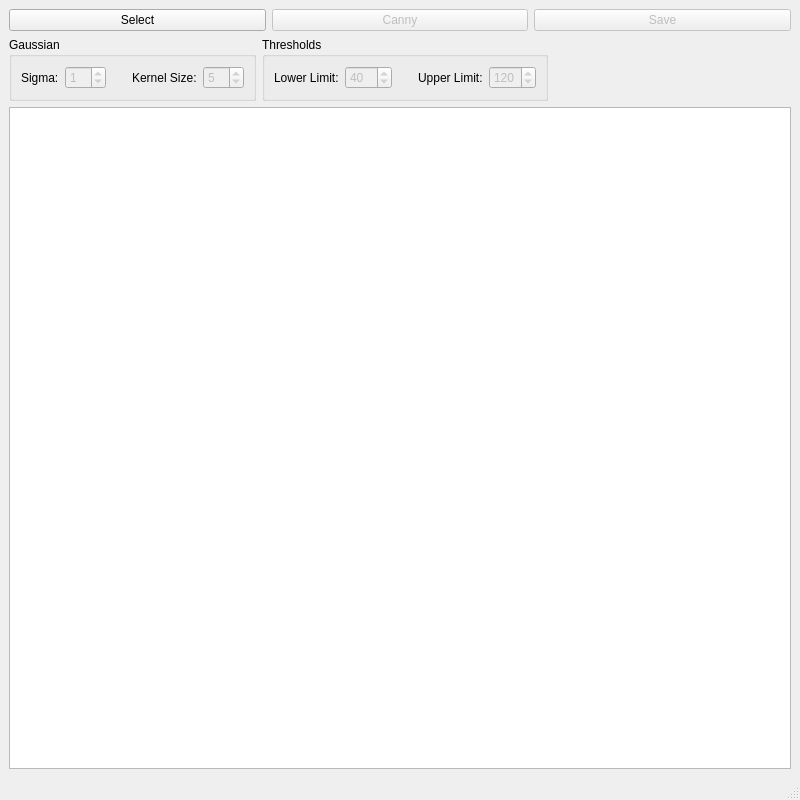
<?xml version="1.0" encoding="UTF-8"?>
<ui version="4.0">
 <class>MainWindow</class>
 <widget class="QMainWindow" name="MainWindow">
  <property name="geometry">
   <rect>
    <x>0</x>
    <y>0</y>
    <width>800</width>
    <height>800</height>
   </rect>
  </property>
  <property name="windowTitle">
   <string>MainWindow</string>
  </property>
  <widget class="QWidget" name="centralwidget">
   <layout class="QVBoxLayout" name="verticalLayout">
    <item>
     <layout class="QHBoxLayout" name="horizontalLayout">
      <item>
       <widget class="QPushButton" name="pushButtonSelect">
        <property name="text">
         <string>Select</string>
        </property>
       </widget>
      </item>
      <item>
       <widget class="QPushButton" name="pushButtonCanny">
        <property name="enabled">
         <bool>false</bool>
        </property>
        <property name="text">
         <string>Canny</string>
        </property>
       </widget>
      </item>
      <item>
       <widget class="QPushButton" name="pushButtonSave">
        <property name="enabled">
         <bool>false</bool>
        </property>
        <property name="text">
         <string>Save</string>
        </property>
       </widget>
      </item>
     </layout>
    </item>
    <item>
     <layout class="QHBoxLayout" name="horizontalLayout_10">
      <item>
       <widget class="QGroupBox" name="groupBox">
        <property name="title">
         <string>Gaussian</string>
        </property>
        <layout class="QHBoxLayout" name="horizontalLayout_5">
         <item>
          <layout class="QHBoxLayout" name="horizontalLayout_4">
           <item>
            <layout class="QHBoxLayout" name="horizontalLayout_2">
             <item>
              <widget class="QLabel" name="lableSigma">
               <property name="text">
                <string>Sigma:</string>
               </property>
              </widget>
             </item>
             <item>
              <widget class="QSpinBox" name="spinBoxSigma">
               <property name="enabled">
                <bool>false</bool>
               </property>
               <property name="maximum">
                <number>10</number>
               </property>
               <property name="singleStep">
                <number>1</number>
               </property>
               <property name="value">
                <number>1</number>
               </property>
              </widget>
             </item>
            </layout>
           </item>
           <item>
            <spacer name="horizontalSpacer_4">
             <property name="orientation">
              <enum>Qt::Horizontal</enum>
             </property>
             <property name="sizeType">
              <enum>QSizePolicy::Fixed</enum>
             </property>
             <property name="sizeHint" stdset="0">
              <size>
               <width>20</width>
               <height>20</height>
              </size>
             </property>
            </spacer>
           </item>
           <item>
            <layout class="QHBoxLayout" name="horizontalLayout_3">
             <item>
              <widget class="QLabel" name="lableKernelSize">
               <property name="text">
                <string>Kernel Size:</string>
               </property>
              </widget>
             </item>
             <item>
              <widget class="QSpinBox" name="spinBoxKernelSize">
               <property name="enabled">
                <bool>false</bool>
               </property>
               <property name="minimum">
                <number>3</number>
               </property>
               <property name="maximum">
                <number>21</number>
               </property>
               <property name="singleStep">
                <number>2</number>
               </property>
               <property name="value">
                <number>5</number>
               </property>
              </widget>
             </item>
            </layout>
           </item>
          </layout>
         </item>
        </layout>
       </widget>
      </item>
      <item>
       <widget class="QGroupBox" name="groupBox_2">
        <property name="title">
         <string>Thresholds</string>
        </property>
        <layout class="QHBoxLayout" name="horizontalLayout_9">
         <item>
          <layout class="QHBoxLayout" name="horizontalLayout_8">
           <item>
            <layout class="QHBoxLayout" name="horizontalLayout_6">
             <item>
              <widget class="QLabel" name="labelThresholdLow">
               <property name="text">
                <string>Lower Limit:</string>
               </property>
              </widget>
             </item>
             <item>
              <widget class="QSpinBox" name="spinBoxThresholdLow">
               <property name="enabled">
                <bool>false</bool>
               </property>
               <property name="maximum">
                <number>255</number>
               </property>
               <property name="value">
                <number>40</number>
               </property>
              </widget>
             </item>
            </layout>
           </item>
           <item>
            <spacer name="horizontalSpacer">
             <property name="orientation">
              <enum>Qt::Horizontal</enum>
             </property>
             <property name="sizeType">
              <enum>QSizePolicy::Fixed</enum>
             </property>
             <property name="sizeHint" stdset="0">
              <size>
               <width>20</width>
               <height>20</height>
              </size>
             </property>
            </spacer>
           </item>
           <item>
            <layout class="QHBoxLayout" name="horizontalLayout_7">
             <item>
              <widget class="QLabel" name="labelThresholdHigh">
               <property name="text">
                <string>Upper Limit:</string>
               </property>
              </widget>
             </item>
             <item>
              <widget class="QSpinBox" name="spinBoxThresholdHigh">
               <property name="enabled">
                <bool>false</bool>
               </property>
               <property name="maximum">
                <number>255</number>
               </property>
               <property name="value">
                <number>120</number>
               </property>
              </widget>
             </item>
            </layout>
           </item>
          </layout>
         </item>
        </layout>
        <zorder>labelThresholdLow</zorder>
        <zorder></zorder>
        <zorder>horizontalSpacer</zorder>
        <zorder></zorder>
       </widget>
      </item>
      <item>
       <spacer name="horizontalSpacer_2">
        <property name="orientation">
         <enum>Qt::Horizontal</enum>
        </property>
        <property name="sizeHint" stdset="0">
         <size>
          <width>40</width>
          <height>20</height>
         </size>
        </property>
       </spacer>
      </item>
     </layout>
    </item>
    <item>
     <widget class="QGraphicsView" name="graphicsView"/>
    </item>
   </layout>
  </widget>
  <widget class="QMenuBar" name="menubar">
   <property name="geometry">
    <rect>
     <x>0</x>
     <y>0</y>
     <width>800</width>
     <height>21</height>
    </rect>
   </property>
  </widget>
  <widget class="QStatusBar" name="statusbar"/>
 </widget>
 <resources/>
 <connections/>
</ui>
